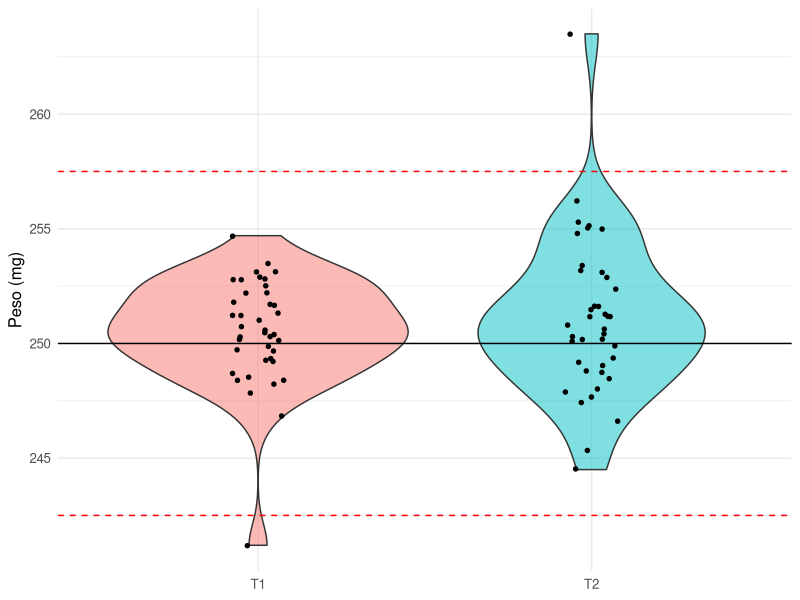
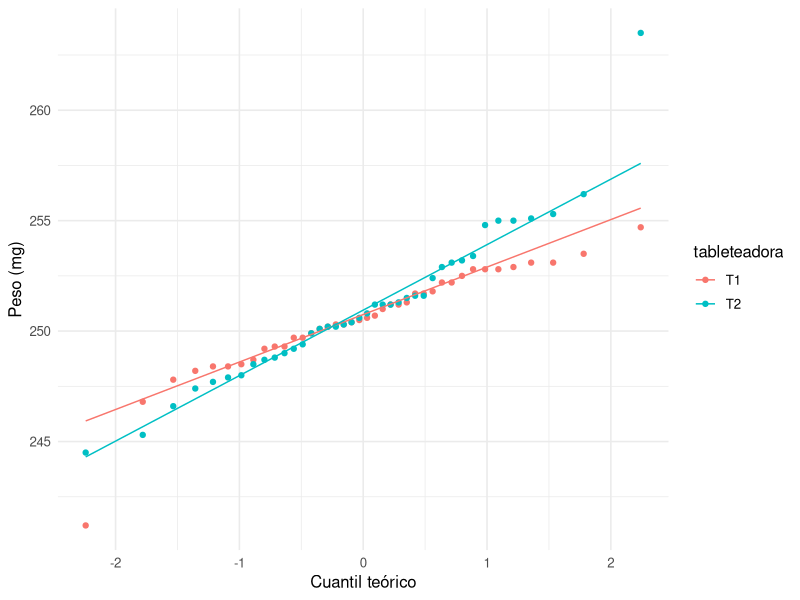

Source code (R) for these figures, in order:
## ---- chunk 1
knitr::opts_chunk$set(echo = TRUE, message = FALSE, warning = FALSE, fig.width = 7, fig.height = 4)
library(tidyverse); library(knitr); library(nortest)
theme_set(theme_minimal(base_size = 12))
tabletas <- read_csv("../../sesion-1-variabilidad-inferencia/datos/peso-tabletas.csv")
LIE <- 242.5; LSE <- 257.5; nominal <- 250
## ---- chunk 2
resumen <- tabletas |> group_by(tableteadora) |>
  summarise(n = n(), media = mean(peso_mg), mediana = median(peso_mg), s = sd(peso_mg),
            RIC = IQR(peso_mg), min = min(peso_mg), max = max(peso_mg))
kable(resumen, digits = 2)
## ---- chunk 3
ggplot(tabletas, aes(tableteadora, peso_mg, fill = tableteadora)) +
  geom_violin(alpha = 0.5, show.legend = FALSE) +
  geom_jitter(width = 0.08, size = 1.2, show.legend = FALSE) +
  geom_hline(yintercept = c(LIE, nominal, LSE), linetype = c(2, 1, 2), colour = c("red", "black", "red")) +
  labs(x = NULL, y = "Peso (mg)")
## ---- chunk 4
tabletas |> group_by(tableteadora) |>
  mutate(li = quantile(peso_mg, .25) - 1.5 * IQR(peso_mg),
         ls = quantile(peso_mg, .75) + 1.5 * IQR(peso_mg)) |>
  filter(peso_mg < li | peso_mg > ls | peso_mg < LIE | peso_mg > LSE) |>
  mutate(atipico_tukey = peso_mg < li | peso_mg > ls,
         fuera_espec = peso_mg < LIE | peso_mg > LSE) |>
  select(tableteadora, lote, peso_mg, atipico_tukey, fuera_espec) |> kable(digits = 1)
## ---- chunk 5
ggplot(tabletas, aes(sample = peso_mg, colour = tableteadora)) + geom_qq() + geom_qq_line() +
  labs(x = "Cuantil teórico", y = "Peso (mg)")
tabletas |> group_by(tableteadora) |>
  summarise(shapiro_p = shapiro.test(peso_mg)$p.value,
            shapiro_p_sin_atipico = shapiro.test(peso_mg[peso_mg > LIE & peso_mg < LSE])$p.value) |>
  kable(digits = 4)
## ---- chunk 6
t2 <- filter(tabletas, tableteadora == "T2")$peso_mg
p_t2 <- pnorm(LIE, mean(t2), sd(t2)) + 1 - pnorm(LSE, mean(t2), sd(t2))
c(modelo_normal = p_t2, observada = mean(t2 < LIE | t2 > LSE)) |> round(4)
## ---- chunk 7
t1 <- filter(tabletas, tableteadora == "T1")$peso_mg
t.test(t1)$conf.int
t.test(t1[t1 > LIE])$conf.int   # sin el atípico
## ---- chunk 8
p_t1 <- t.test(t1, mu = 250)
p_t1
